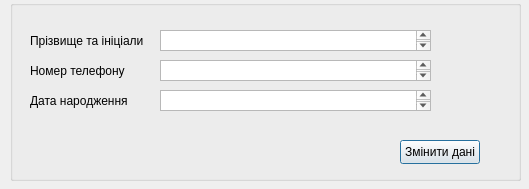
<?xml version="1.0" encoding="UTF-8"?>
<ui version="4.0">
 <class>UpdateWorkersForm</class>
 <widget class="QDialog" name="UpdateWorkersForm">
  <property name="geometry">
   <rect>
    <x>0</x>
    <y>0</y>
    <width>529</width>
    <height>189</height>
   </rect>
  </property>
  <property name="windowTitle">
   <string>Dialog</string>
  </property>
  <widget class="QGroupBox" name="groupBox">
   <property name="geometry">
    <rect>
     <x>10</x>
     <y>0</y>
     <width>511</width>
     <height>181</height>
    </rect>
   </property>
   <property name="title">
    <string/>
   </property>
   <widget class="QLabel" name="label_2">
    <property name="geometry">
     <rect>
      <x>20</x>
      <y>30</y>
      <width>121</width>
      <height>21</height>
     </rect>
    </property>
    <property name="text">
     <string>Прізвище та ініціали</string>
    </property>
   </widget>
   <widget class="QLabel" name="label_3">
    <property name="geometry">
     <rect>
      <x>20</x>
      <y>60</y>
      <width>101</width>
      <height>21</height>
     </rect>
    </property>
    <property name="text">
     <string>Номер телефону</string>
    </property>
   </widget>
   <widget class="QTextEdit" name="pibText">
    <property name="geometry">
     <rect>
      <x>150</x>
      <y>30</y>
      <width>271</width>
      <height>21</height>
     </rect>
    </property>
   </widget>
   <widget class="QTextEdit" name="phoneNumText">
    <property name="geometry">
     <rect>
      <x>150</x>
      <y>60</y>
      <width>271</width>
      <height>21</height>
     </rect>
    </property>
   </widget>
   <widget class="QLabel" name="label_4">
    <property name="geometry">
     <rect>
      <x>20</x>
      <y>90</y>
      <width>101</width>
      <height>21</height>
     </rect>
    </property>
    <property name="text">
     <string>Дата народження</string>
    </property>
   </widget>
   <widget class="QTextEdit" name="dateOfBirthText">
    <property name="geometry">
     <rect>
      <x>150</x>
      <y>90</y>
      <width>271</width>
      <height>21</height>
     </rect>
    </property>
   </widget>
   <widget class="QPushButton" name="pushButton">
    <property name="geometry">
     <rect>
      <x>390</x>
      <y>140</y>
      <width>80</width>
      <height>24</height>
     </rect>
    </property>
    <property name="text">
     <string>Змінити дані</string>
    </property>
   </widget>
  </widget>
 </widget>
 <resources/>
 <connections/>
</ui>
